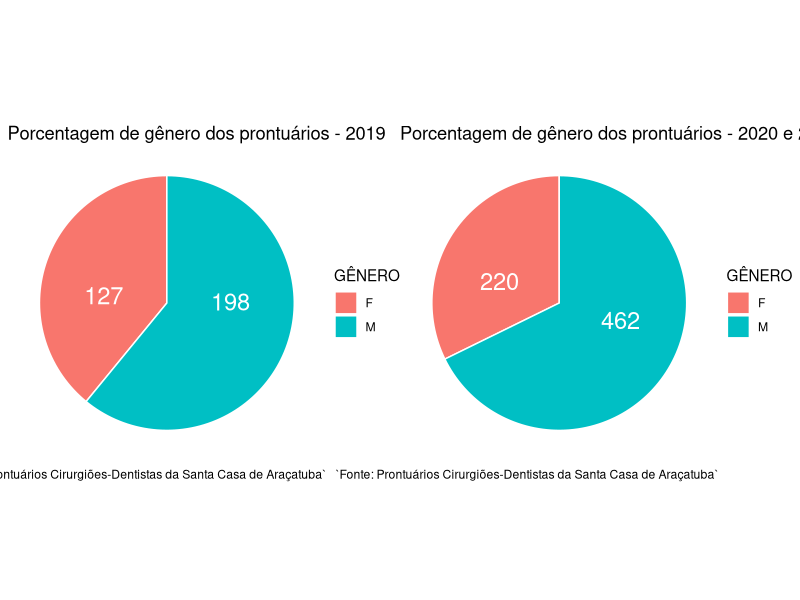
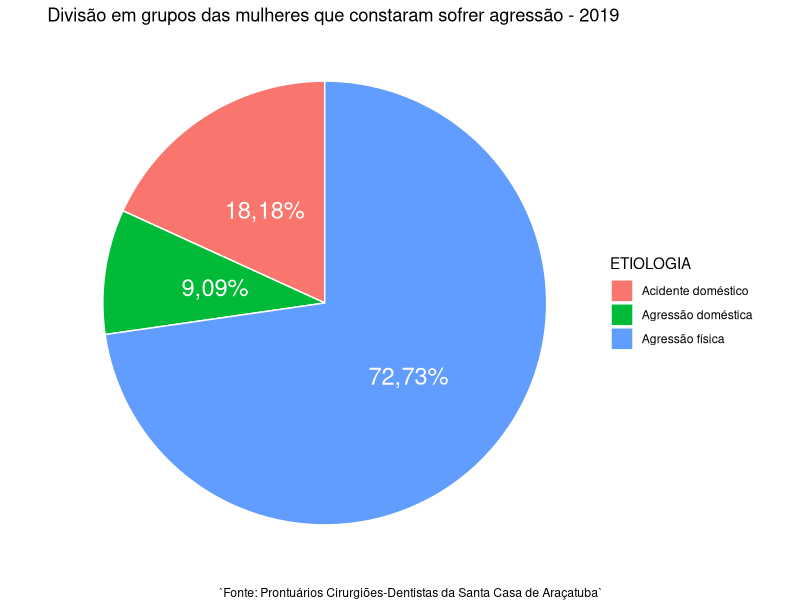
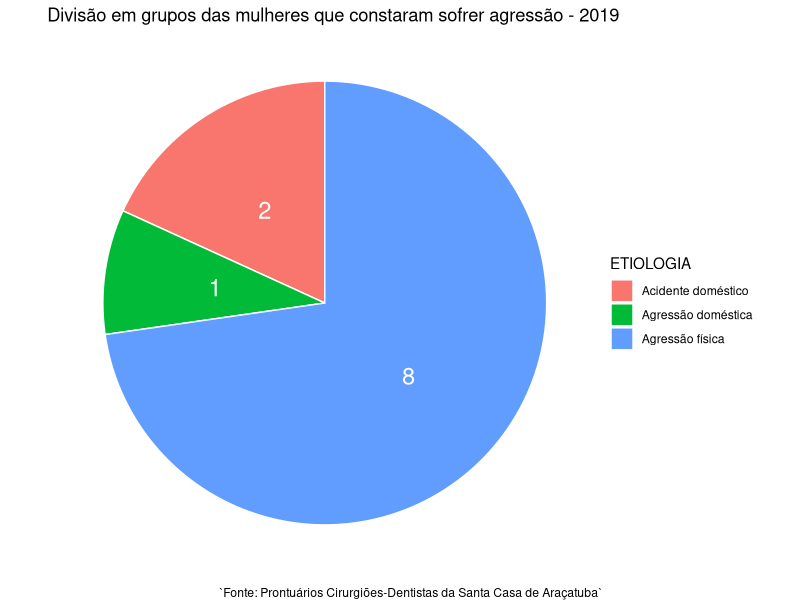
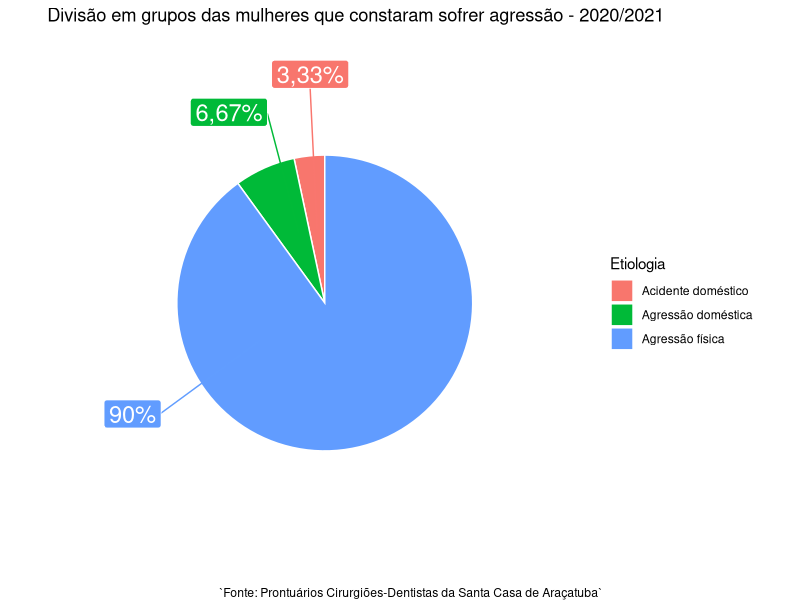
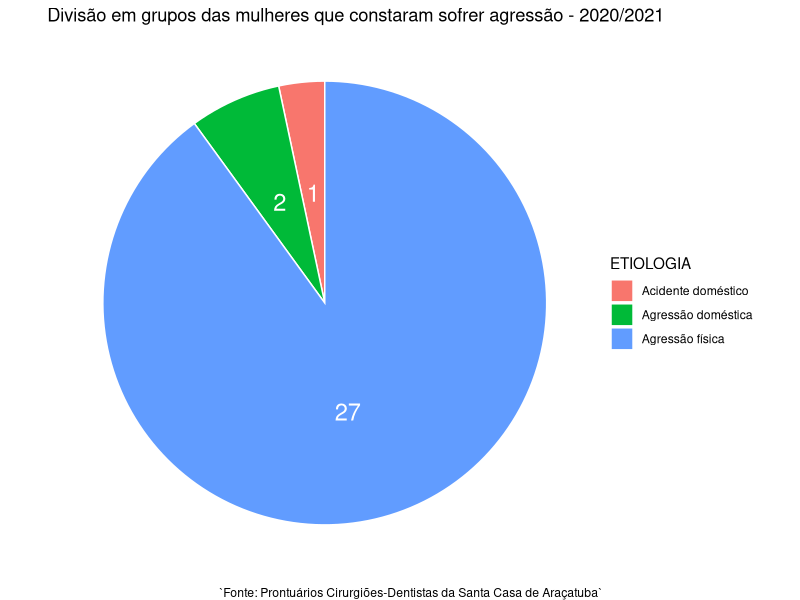
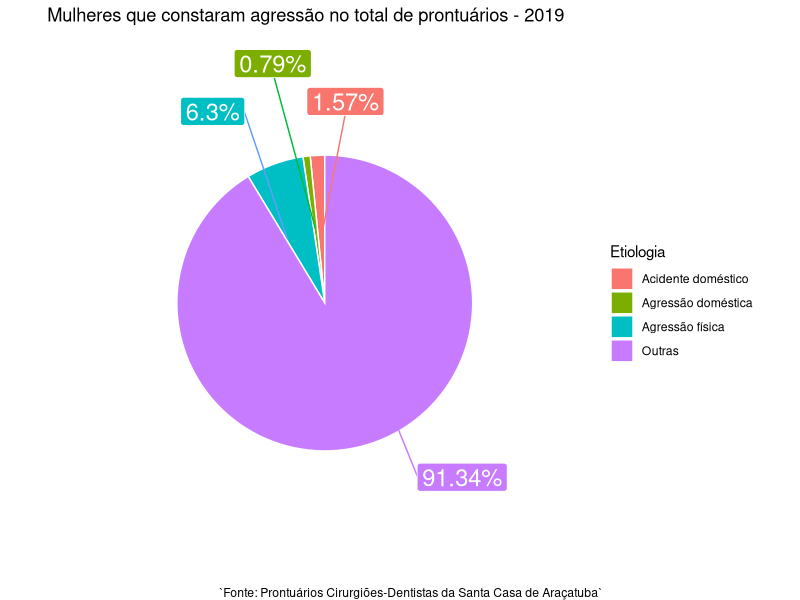
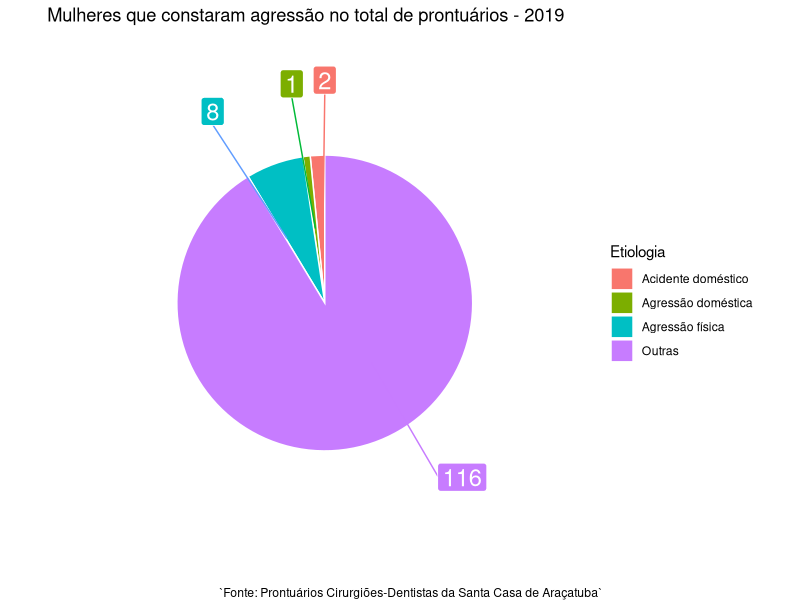
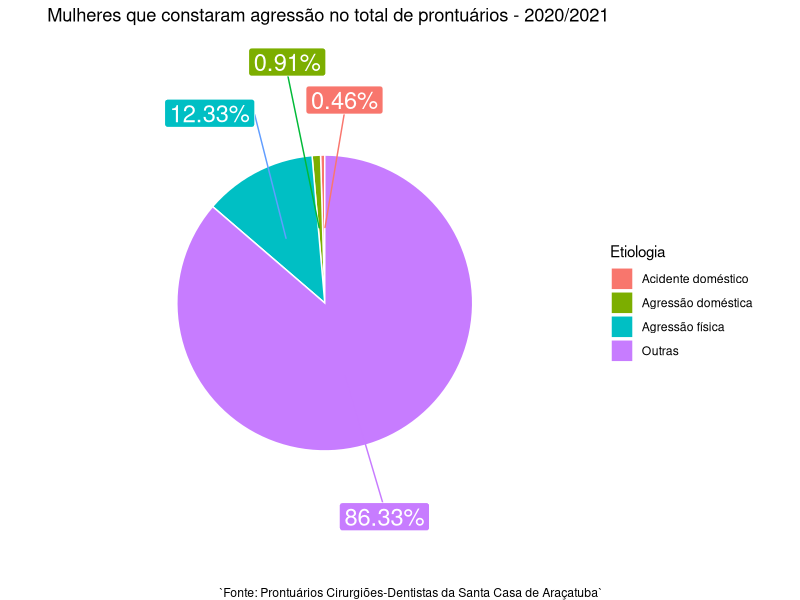

Here is the R script that generated these plots, in order: (Note: this script raises an error after producing the figures.)
library(patchwork)
library(magrittr)
library(ggplot2)

# LENDO OS DADOS -----------------------------------------
dados <- readr::read_csv('dados.csv')
dplyr::glimpse(dados)


# FUNÇÕES -------------------------------------------------
mode <- function(x) {
  ux <- unique(x)
  ux[which.max(tabulate(match(x, ux)))]
}


# ANÁLISE ------------------------------------------------------

## porcentagem de prontuários por sexo
dados %>% 
  dplyr::filter(!is.na(GÊNERO), DATA == 2019) %>% 
  dplyr::group_by(GÊNERO) %>%
  dplyr::summarise(quantidade =  dplyr::n()) %>% 
  dplyr::mutate(pct = (quantidade / purrr::reduce(quantidade, `+`)) * 100) %>%
  dplyr::mutate(pctg = glue::glue("{round(pct, 2)}%") %>% stringr::str_replace("[.]", ",")) %>% 
  ggplot(aes(x="", y = quantidade, fill = GÊNERO)) +
  geom_bar(stat="identity", width=1, color = "white") +
  coord_polar("y", start=0) +
  theme_void() +
  geom_text(aes(y = c(250, 80), label = quantidade), color = "white", size = 6) +
  labs(
    title = "Porcentagem de gênero dos prontuários - 2019",
    caption = "`Fonte: Prontuários Cirurgiões-Dentistas da Santa Casa de Araçatuba`") +

dados %>% 
  dplyr::filter(!is.na(GÊNERO), DATA != 2019) %>% 
  dplyr::group_by(GÊNERO) %>%
  dplyr::summarise(quantidade =  dplyr::n()) %>% 
  dplyr::mutate(pct = (quantidade / purrr::reduce(quantidade, `+`)) * 100) %>%
  dplyr::mutate(pctg = glue::glue("{round(pct, 2)}%") %>% stringr::str_replace("[.]", ",")) %>% 
  ggplot(aes(x="", y = quantidade, fill = GÊNERO)) +
  geom_bar(stat="identity", width=1, color = "white") +
  coord_polar("y", start=0) +
  theme_void() +
  geom_text(aes(y = c(550, 200), label = quantidade), color = "white", size = 6) +
  labs(
    title = "Porcentagem de gênero dos prontuários - 2020 e 2021",
    caption = "`Fonte: Prontuários Cirurgiões-Dentistas da Santa Casa de Araçatuba`")

## Estatísticas básicas sobre as mulheres
dados %>%
  dplyr::filter(GÊNERO == "F") %>%
  dplyr::summarise(MÉDIA = mean(IDADE, na.rm = TRUE),
                   MEDIANA = median(IDADE, na.rm = TRUE),
                   MODA = mode(IDADE),
                   "DESVIO PADRÃO" = sd(IDADE, na.rm = TRUE)) 


## Mulheres que relataram agressão física, acidente doméstico, agressão fisica doméstica
## 2019 - PORCENTAGEM
dados %>% 
  dplyr::filter(GÊNERO == "F", DATA == 2019,
                ETIOLOGIA %in% c("Agressão física", "Agressão doméstica", "Acidente doméstico")) %>% 
  dplyr::group_by(ETIOLOGIA) %>%
  dplyr::summarise(QUANTIDADE = dplyr::n()) %>% 
  dplyr::mutate(pct = (QUANTIDADE / purrr::reduce(QUANTIDADE, `+`)) * 100) %>%
  dplyr::mutate(pctg = glue::glue("{round(pct, 2)}%") %>% stringr::str_replace("[.]", ",")) %>% 
  ggplot(aes(x="", y = QUANTIDADE, fill = ETIOLOGIA)) +
  geom_bar(stat="identity", width=1, color = "white") +
  coord_polar("y", start=0) +
  theme_void() +
  geom_text(aes(y = c(10, 8.5, 4), label = pctg), color = "white", size = 6) +
  labs(
    title = "Divisão em grupos das mulheres que constaram sofrer agressão - 2019",
    caption = "`Fonte: Prontuários Cirurgiões-Dentistas da Santa Casa de Araçatuba`")
  

## 2019 - QUANTIDADE
dados %>% 
  dplyr::filter(GÊNERO == "F", DATA == 2019,
                ETIOLOGIA %in% c("Agressão física", "Agressão doméstica", "Acidente doméstico")) %>% 
  dplyr::group_by(ETIOLOGIA) %>%
  dplyr::summarise(QUANTIDADE = dplyr::n()) %>% 
  dplyr::mutate(pct = (QUANTIDADE / purrr::reduce(QUANTIDADE, `+`)) * 100) %>%
  dplyr::mutate(pctg = glue::glue("{round(pct, 2)}%") %>% stringr::str_replace("[.]", ",")) %>% 
  ggplot(aes(x="", y = QUANTIDADE, fill = ETIOLOGIA)) +
  geom_bar(stat="identity", width=1, color = "white") +
  coord_polar("y", start=0) +
  theme_void() +
  geom_text(aes(y = c(10, 8.5, 4), label = QUANTIDADE), color = "white", size = 6) +
  labs(
    title = "Divisão em grupos das mulheres que constaram sofrer agressão - 2019",
    caption = "`Fonte: Prontuários Cirurgiões-Dentistas da Santa Casa de Araçatuba`")

## 2020 e 2021 - PORCENTAGEM
dados %>% 
  dplyr::filter(GÊNERO == "F", DATA != 2019,
                ETIOLOGIA %in% c("Agressão física", "Agressão doméstica", "Acidente doméstico")) %>% 
  dplyr::group_by(ETIOLOGIA) %>%
  dplyr::summarise(QUANTIDADE = dplyr::n()) %>% 
  dplyr::mutate(pct = (QUANTIDADE / purrr::reduce(QUANTIDADE, `+`)) * 100) %>%
  dplyr::mutate(pctg = glue::glue("{round(pct, 2)}%") %>% stringr::str_replace("[.]", ",")) %>% 
  ggplot(aes(x="", y = QUANTIDADE, fill = ETIOLOGIA)) +
  geom_bar(stat="identity", width=1, color = "white") +
  coord_polar("y", start = 0) +
  theme_void()  +
  ggrepel::geom_label_repel(aes(y = c(29.5, 28.3, 20), label = pctg),
                            size = 6,
                            nudge_x = 1,
                            show.legend = FALSE,
                            segment.color = c("#F9766E", "#01BA38","#619DFF"),
                            color = "white") +
  guides(fill = guide_legend(title = "Etiologia")) +
  labs(
    title = "Divisão em grupos das mulheres que constaram sofrer agressão - 2020/2021",
    caption = "`Fonte: Prontuários Cirurgiões-Dentistas da Santa Casa de Araçatuba`")

## 2020/2021 - QUANTIDADE
dados %>% 
  dplyr::filter(GÊNERO == "F", DATA != 2019,
                ETIOLOGIA %in% c("Agressão física", "Agressão doméstica", "Acidente doméstico")) %>% 
  dplyr::group_by(ETIOLOGIA) %>%
  dplyr::summarise(QUANTIDADE = dplyr::n()) %>% 
  dplyr::mutate(pct = (QUANTIDADE / purrr::reduce(QUANTIDADE, `+`)) * 100) %>%
  dplyr::mutate(pctg = glue::glue("{round(pct, 2)}%") %>% stringr::str_replace("[.]", ",")) %>% 
  ggplot(aes(x="", y = QUANTIDADE, fill = ETIOLOGIA)) +
  geom_bar(stat="identity", width=1, color = "white") +
  coord_polar("y", start=0) +
  theme_void() +
  geom_text(aes(y = c(29.5, 28, 14),
                label = QUANTIDADE), color = "white", size = 6) +
  labs(
    title = "Divisão em grupos das mulheres que constaram sofrer agressão - 2020/2021",
    caption = "`Fonte: Prontuários Cirurgiões-Dentistas da Santa Casa de Araçatuba`")

## AGRESSÕES PELO TOTAL
## 2019 - PORCENTAGEM
dados %>% 
  dplyr::filter(GÊNERO == "F", DATA == 2019, !is.na(ETIOLOGIA)) %>%
  dplyr::group_by(ETIOLOGIA) %>% 
  dplyr::summarise(N = dplyr::n()) %>%
  dplyr::mutate(TOTAL = sum(N)) %>% 
  dplyr::filter(ETIOLOGIA %in% c("Agressão física", "Agressão doméstica", "Acidente doméstico")) %>% 
  dplyr::mutate(PORCENTAGEM = N / TOTAL * 100) %>%
  dplyr::select(-TOTAL) %>%
  dplyr::add_row(ETIOLOGIA = "Outras", N = 116, PORCENTAGEM = 91.34) %>% 
  dplyr::mutate(STRING_PCT = paste0(round(PORCENTAGEM, 2), "%")) %>% 
  ggplot(aes(x="", y = N, fill = ETIOLOGIA)) +
  geom_bar(stat="identity", width=1, color = "white") +
  coord_polar("y", start = 0) +
  theme_void()  +
  ggrepel::geom_label_repel(aes(y = c(126.5, 124.5, 116.3, 50), label = STRING_PCT),
                            size = 6,
                            nudge_x = 1,
                            show.legend = FALSE,
                            segment.color = c("#F9766E", "#01BA38","#619DFF", "#C77BFF"),
                            color = "white") +
  guides(fill = guide_legend(title = "Etiologia")) +
  labs(
    title = "Mulheres que constaram agressão no total de prontuários - 2019",
    caption = "`Fonte: Prontuários Cirurgiões-Dentistas da Santa Casa de Araçatuba`")

## 2019 - QUANTIDADE
dados %>% 
  dplyr::filter(GÊNERO == "F", DATA == 2019, !is.na(ETIOLOGIA)) %>%
  dplyr::group_by(ETIOLOGIA) %>% 
  dplyr::summarise(N = dplyr::n()) %>%
  dplyr::mutate(TOTAL = sum(N)) %>% 
  dplyr::filter(ETIOLOGIA %in% c("Agressão física", "Agressão doméstica", "Acidente doméstico")) %>% 
  dplyr::mutate(PORCENTAGEM = N / TOTAL * 100) %>%
  dplyr::select(-TOTAL) %>%
  dplyr::add_row(ETIOLOGIA = "Outras", N = 116, PORCENTAGEM = 91.34) %>% 
  dplyr::mutate(STRING_PCT = paste0(round(PORCENTAGEM, 2), "%")) %>% 
  ggplot(aes(x="", y = N, fill = ETIOLOGIA)) +
  geom_bar(stat="identity", width=1, color = "white") +
  coord_polar("y", start = 0) +
  theme_void()  +
  ggrepel::geom_label_repel(aes(y = c(126.5, 124.5, 116.3, 50), label = N),
                            size = 6,
                            nudge_x = 1,
                            show.legend = FALSE,
                            segment.color = c("#F9766E", "#01BA38","#619DFF", "#C77BFF"),
                            color = "white") +
  guides(fill = guide_legend(title = "Etiologia")) +
  labs(
    title = "Mulheres que constaram agressão no total de prontuários - 2019",
    caption = "`Fonte: Prontuários Cirurgiões-Dentistas da Santa Casa de Araçatuba`")

## 2020/2021 - PORCENTAGEM
dados %>% 
  dplyr::filter(GÊNERO == "F", DATA != 2019, !is.na(ETIOLOGIA)) %>%
  dplyr::group_by(ETIOLOGIA) %>% 
  dplyr::summarise(N = dplyr::n()) %>%
  dplyr::mutate(TOTAL = sum(N)) %>% 
  dplyr::filter(ETIOLOGIA %in% c("Agressão física", "Agressão doméstica", "Acidente doméstico")) %>% 
  dplyr::mutate(PORCENTAGEM = N / TOTAL * 100) %>%
  dplyr::select(-TOTAL) %>%
  dplyr::add_row(ETIOLOGIA = "Outras", N = 189, PORCENTAGEM = 86.33) %>% 
  dplyr::mutate(STRING_PCT = paste0(round(PORCENTAGEM, 2), "%")) %>% 
  ggplot(aes(x="", y = N, fill = ETIOLOGIA)) +
  geom_bar(stat="identity", width=1, color = "white") +
  coord_polar("y", start = 0) +
  theme_void()  +
  ggrepel::geom_label_repel(aes(y = c(0, 216.5, 200, 100), label = STRING_PCT),
                            size = 6,
                            nudge_x = 1,
                            show.legend = FALSE,
                            segment.color = c("#F9766E", "#01BA38","#619DFF", "#C77BFF"),
                            color = "white") +
  guides(fill = guide_legend(title = "Etiologia")) +
  labs(
    title = "Mulheres que constaram agressão no total de prontuários - 2020/2021",
    caption = "`Fonte: Prontuários Cirurgiões-Dentistas da Santa Casa de Araçatuba`")


## 2020/2021 - QUANTIDADE
dados %>% 
  dplyr::filter(GÊNERO == "F", DATA != 2019, !is.na(ETIOLOGIA)) %>%
  dplyr::group_by(ETIOLOGIA) %>% 
  dplyr::summarise(N = dplyr::n()) %>%
  dplyr::mutate(TOTAL = sum(N)) %>% 
  dplyr::filter(ETIOLOGIA %in% c("Agressão física", "Agressão doméstica", "Acidente doméstico")) %>% 
  dplyr::mutate(PORCENTAGEM = N / TOTAL * 100) %>%
  dplyr::select(-TOTAL) %>%
  dplyr::add_row(ETIOLOGIA = "Outras", N = 189, PORCENTAGEM = 86.33) %>% 
  dplyr::mutate(STRING_PCT = paste0(round(PORCENTAGEM, 2), "%")) %>% 
  ggplot(aes(x="", y = N, fill = ETIOLOGIA)) +
  geom_bar(stat="identity", width=1, color = "white") +
  coord_polar("y", start = 0) +
  theme_void()  +
  ggrepel::geom_label_repel(aes(y = c(0, 216.5, 200, 100), label = N),
                            size = 6,
                            nudge_x = 1,
                            show.legend = FALSE,
                            segment.color = c("#F9766E", "#01BA38","#619DFF", "#C77BFF"),
                            color = "white") +
  guides(fill = guide_legend(title = "Etiologia")) +
  labs(
    title = "Mulheres que constaram agressão no total de prontuários - 2020/2021",
    caption = "`Fonte: Prontuários Cirurgiões-Dentistas da Santa Casa de Araçatuba`")


## FRATURAS ASSOCIADAS ÀS AGRESSÕES
find_fraturas <- function(fratura) {
  
  dados %>% 
    dplyr::filter(GÊNERO == "F", DATA != 2019,
                  ETIOLOGIA %in% c("Agressão física", "Agressão doméstica", "Acidente doméstico")) %>% 
    dplyr::pull(FRATURAS) %>% 
    stringr::str_to_lower() %>% 
    stringr:::str_detect(fratura) %>% 
    sum(na.rm = TRUE)
}

tibble::tibble(
  "OPN" = find_fraturas("opn"),
  "ÂNGULO" = find_fraturas("ângulo|angulo"),
  "MANDÍBULA" = find_fraturas("mandibula|mandíbula"),
  "CZO" = find_fraturas("czo"),
  "NASAL" = find_fraturas("nasal"),
  "CÔNDILO" = find_fraturas("condilo|côndilo"),
  "ALVEOLAR" = find_fraturas("alveolar"),
  "PARASSÍNFISE" = find_fraturas("parassínfise"),
  "ÓRBITA" = find_fraturas("órbita"),
  "NÃO" = find_fraturas("não|nao")) %>%
  dplyr::select(- NÃO) %>% 
  pivot_longer(
    cols = OPN:ÓRBITA,
    names_to = "FRATURAS") %>% 
  ggplot(aes(reorder(FRATURAS, desc(value)), factor(value))) +
  geom_bar(stat = "identity", fill = "#9194cb") +
  theme_minimal() +
  labs(
    x = "Fraturas",
    y = "Quantidade",
    title = "Fraturas associadas às agressões sofridas por mulheres",
    caption = "`Fonte: Prontuários Cirurgiões-Dentistas da Santa Casa de Araçatuba`")


## Grafico da quantidade de mulheres atendidas por ano
dados %>%
  dplyr::filter(GÊNERO == "F") %>%
  dplyr::group_by(DATA) %>% 
  dplyr::summarise(quantidade = dplyr::n()) %>% 
  ggplot(aes(DATA, quantidade)) +
  geom_bar(stat = 'identity', fill = '#ebd234') +
  theme_minimal() +
  labs(
    x = "Ano de atendimento",
    y = "Quantidade",
    title = "Mulheres atendidas na Santa Casa da Misericórdia de Araçatuba",
    caption = "`Fonte: Prontuários Cirurgiões-Dentistas da Santa Casa de Araçatuba`")


## Gráfico distribuição da idade das mulheres
dados %>%
  ggplot(aes(IDADE, color = GÊNERO)) +
  geom_density() +
  theme_minimal() +
  labs(
    x = "Idade",
    y = "Densidade",
    title = "Distribuição da idade por gênero",
    subtitle = "Pacientes atendidos na Santa Casa de Araçatuba",
    caption = "`Fonte: Prontuários Cirurgiões-Dentistas da Santa Casa de Araçatuba`") +
  
  ## Boxplot das idades das mulheres
  dados %>% 
  dplyr::filter(!is.na(GÊNERO)) %>% 
  ggplot(aes(x = GÊNERO, y = IDADE, fill = GÊNERO)) +
  geom_boxplot() +
  theme_minimal() +
  labs(
    x = "Gênero",
    y = "Idade",
    title = "Boxplot das idades por gênero",
    subtitle = "Pacientes atendidos na Santa Casa de Araçatuba",
    caption = "`Fonte: Prontuários Cirurgiões-Dentistas da Santa Casa de Araçatuba`")


## Por raça - total
da %>%
  dplyr::filter(!is.na(RAÇA)) %>% 
  dplyr::group_by(DATA, RAÇA) %>% 
  dplyr::summarise(quantidade = dplyr::n(), .groups = "drop") %>% 
  ggplot(aes(x = factor(DATA), y = quantidade, fill = RAÇA)) +
  geom_bar(stat = "identity", group = 1, position = "dodge") +
  theme_minimal() +
  labs(
    x = "Ano",
    y = "Quantidade",
    title = "Pessoas atendidas por ano",
    subtitle = "Atendidas na Santa Casa da Misericórdia de Araçatuba, dividas pela raça",
    caption = "`Fonte: Prontuários Cirurgiões-Dentistas da Santa Casa de Araçatuba`")


## Por raça - mulheres
da %>%
  dplyr::filter(!is.na(RAÇA), GÊNERO == "F") %>% 
  dplyr::group_by(DATA, RAÇA) %>% 
  dplyr::summarise(quantidade = dplyr::n(), .groups = "drop") %>% 
  ggplot(aes(x = factor(DATA), y = quantidade, fill = RAÇA)) +
  geom_bar(stat = "identity", group = 1, position = "dodge") +
  theme_minimal() +
  labs(
    x = "Ano",
    y = "Quantidade",
    title = "Mulheres atendidas por ano",
    subtitle = "Atendidas na Santa Casa da Misericórdia de Araçatuba, dividas pela raça",
    caption = "`Fonte: Prontuários Cirurgiões-Dentistas da Santa Casa de Araçatuba`")





## NÃO SEI
key_words <- "múltipla|multipla|rebordo|zigo|blow|complexa|nasal|opn|OPN" 

encontra_fratura <- function(fratura_associada){
  
  dados %>%
    dplyr::filter(GÊNERO == "F",
                  stringr::str_detect(FRATURAS, fratura_associada)) %>% 
    dplyr::summarise(quantidade = dplyr::n()) %>% 
    dplyr::pull(quantidade)
}


tibble::tibble(
  
  OPN = encontra_fratura("OPN|opn"),
  CZM = encontra_fratura("CZM|czm"),
  NASAL = encontra_fratura("nasal|Nasal"),
  ZIGO = encontra_fratura("zigo"),
  CZMO = encontra_fratura("czmo|CZMO")
)

## FEITO A MÃO PORQUE O CARA DISSE QUE SÃO ESSES DADOS
tibble::tibble(
  fraturas = c("Fratura nasal", 
               "Fratura de mandíbula", 
               "Fratura de zigomático",
               "Fratura em região frontal",
               "Fratura em região orbital",
               "Trauma dento alveolar",
               "Fratura de parietal e base de crânio (FAF)"),
  quantidade = c(10, 7, 5, 1, 1, 1, 1)) %>% 
  ggplot(aes(x = fraturas, y = factor(quantidade))) +
  geom_bar(stat = "identity", fill = "#9194cb") +
  coord_flip() +
  theme_minimal() +
  labs(
    x = "Fraturas",
    y = "Quantidade",
    title = "Fraturas associadas à agressão feminina - 2020/2021",
    caption = "`Fonte: Prontuários Cirurgiões-Dentistas da Santa Casa de Araçatuba`")

  
## DATAS
## datas (provavelmente) erradas!
## mto longo
dados %>% 
  dplyr::mutate(TEMPO = DATA_ALTA - DATA_TRAUMA) %>% 
  dplyr::filter(TEMPO > 0, !is.na(TEMPO)) %>%
  dplyr::top_n(1, TEMPO)

## voltou no tempo
dados %>% 
  dplyr::mutate(TEMPO = DATA_ALTA - DATA_TRAUMA) %>% 
  dplyr::filter(TEMPO < 0)


## durou mais dias == mais gasto do hospital
dados %>% 
  dplyr::mutate(TEMPO = DATA_ALTA - DATA_TRAUMA) %>%
  dplyr::filter(TEMPO > 0 , !is.na(TEMPO), TEMPO < 300) %>% 
  dplyr::group_by(ETIOLOGIA) %>%
  dplyr::summarise(TOTAL_DIAS = sum(TEMPO),
                   MÉDIA_DIAS = mean(TEMPO),
                   QUANTIDADE = dplyr::n()) %>%
  dplyr::filter(QUANTIDADE > 1) %>% 
  dplyr::top_n(10, MÉDIA_DIAS) %>% 
  dplyr::arrange(desc(MÉDIA_DIAS))

